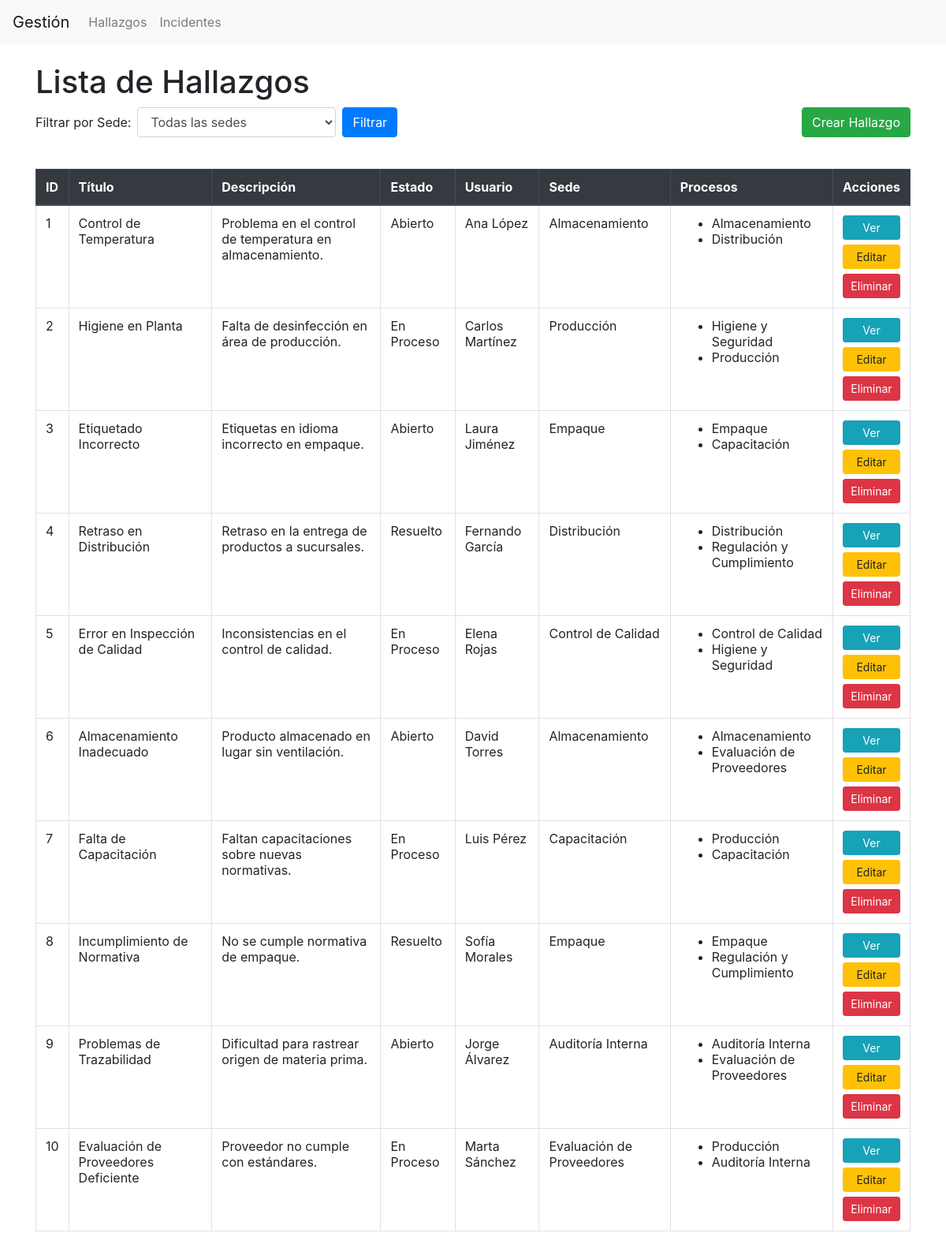
The page / on the database its author committed.
### tables this page shows
CREATE TABLE Hallazgo (
    id INT AUTO_INCREMENT PRIMARY KEY,       
    titulo VARCHAR(150) NOT NULL,            
    descripcion TEXT NOT NULL,               
    fecha_creacion TIMESTAMP DEFAULT CURRENT_TIMESTAMP,  
    fecha_actualizacion TIMESTAMP DEFAULT CURRENT_TIMESTAMP ON UPDATE CURRENT_TIMESTAMP,  
    id_estado INT,                           
    id_usuario INT,                          
    id_proceso_sede INT,                     
    FOREIGN KEY (id_estado) REFERENCES Estado(id),   
    FOREIGN KEY (id_usuario) REFERENCES Usuario(id),  
    FOREIGN KEY (id_proceso_sede) REFERENCES Proceso(id)  
);

CREATE TABLE Estado (
    id INT AUTO_INCREMENT PRIMARY KEY,   
    nombre VARCHAR(50) NOT NULL          
);

CREATE TABLE Usuario (
    id INT AUTO_INCREMENT PRIMARY KEY,   
    nombre VARCHAR(100) NOT NULL,        
    email VARCHAR(100) NOT NULL UNIQUE,  
    fecha_registro TIMESTAMP DEFAULT CURRENT_TIMESTAMP   
);

CREATE TABLE Proceso (
    id INT AUTO_INCREMENT PRIMARY KEY,   
    nombre VARCHAR(100) NOT NULL,        
    descripcion TEXT,                    
    fecha_creacion TIMESTAMP DEFAULT CURRENT_TIMESTAMP   
);

### controllers/HallazgoController.php (called while the page is built, shortened)
<?php
require_once 'models/HallazgoModel.php';
class HallazgoController {
    private $model;
    public function __construct($pdo) {
        $this->model = new HallazgoModel($pdo);
    }
    public function index() {
        $filtro_sede = isset($_GET['sede']) ? $_GET['sede']: null;
        $hallazgos = $this->model->getAll($filtro_sede);
        require 'views/hallazgo/list.php';
    }
}
?>

### models/HallazgoModel.php (called while the page is built, shortened)
<?php
class HallazgoModel {
    private $pdo;
    public function __construct($pdo) {
        $this->pdo = $pdo;
    }
    public function getAll($filtro_sede = null) {
        $main_query = "
            SELECT h.*, e.nombre as estado_nombre, u.nombre as usuario_nombre, p.id as sede_id, p.nombre as sede_nombre
            FROM Hallazgo h
            LEFT JOIN Estado e ON h.id_estado = e.id
            LEFT JOIN Usuario u ON h.id_usuario = u.id
            LEFT JOIN Proceso p ON h.id_proceso_sede = p.id
        ";
        if($filtro_sede){
            $main_query .= "WHERE h.id_proceso_sede = ?";
            $stmt = $this->pdo->prepare($main_query);
            $stmt->execute([$filtro_sede]);
        }else{
            $stmt = $this->pdo->query($main_query);
        }
        $hallazgos = $stmt->fetchAll(PDO::FETCH_ASSOC);
        foreach ($hallazgos as &$hallazgo) {
            $hallazgo['procesos'] = $this->getProcesos($hallazgo['id']);
        }
        return $hallazgos;
    }
    public function getProcesos($hallazgo_id) {
        $stmt = $this->pdo->prepare("SELECT p.* FROM Proceso p INNER JOIN Hallazgo_Proceso hp ON p.id = hp.id_proceso WHERE hp.id_hallazgo = ?");
        $stmt->execute([$hallazgo_id]);
        return $stmt->fetchAll(PDO::FETCH_ASSOC);
    }
}
?>

### views/hallazgo/list.php (the view, shortened to what this page needs)
<?php include 'views/layout/header.php'; ?>
<!DOCTYPE html>
<html lang="es">
<head>
    <link rel="stylesheet" href="https://stackpath.bootstrapcdn.com/bootstrap/4.5.2/css/bootstrap.min.css">
</head>
<body>
<div class="container mt-4">
    <h1>Lista de Hallazgos</h1>
    <div class="row mb-4">
        <div class="col-md-6">
            <form action="index.php" method="GET" class="form-inline">
                <div class="form-group mr-2">
                    <label for="sede" class="mr-2">Filtrar por Sede:</label>
                    <select class="form-control" id="sede" name="sede">
                        <option value="">Todas las sedes</option>
                    </select>
                </div>
                <button type="submit" class="btn btn-primary">Filtrar</button>
            </form>
        </div>
        <div class="col-md-6 text-right">
            <a href="index.php?entity=hallazgo&action=create" class="btn btn-success">Crear Hallazgo</a>
        </div>
    </div>
    <table class="table table-bordered">
        <thead class="thead-dark">
            <tr>
                <th>ID</th>
                <th>Título</th>
                <th>Descripción</th>
                <th>Estado</th>
                <th>Usuario</th>
                <th>Sede</th>
                <th>Procesos</th>
                <th>Acciones</th>
            </tr>
        </thead>
        <tbody>
            <?php foreach ($hallazgos as $hallazgo): ?>
            <tr>
                <td><?= $hallazgo['id'] ?></td>
                <td><?= $hallazgo['titulo'] ?></td>
                <td><?= $hallazgo['descripcion'] ?></td>
                <td><?= $hallazgo['estado_nombre'] ?></td>
                <td><?= $hallazgo['usuario_nombre'] ?></td>
                <td><?= $hallazgo['sede_nombre'] ?? 'No asignada' ?></td>
                <td>
                    <ul>
                        <?php foreach ($hallazgo['procesos'] as $proceso): ?>
                            <li><?= $proceso['nombre'] ?></li>
                        <?php endforeach; ?>
                    </ul>
                </td>
                <td>
                    <div class="d-flex flex-column" style="gap: 6px;">
                        <a href="index.php?entity=hallazgo&action=show&id=<?= $hallazgo['id'] ?>" class="btn btn-info btn-sm">Ver</a>
                        <a href="index.php?entity=hallazgo&action=edit&id=<?= $hallazgo['id'] ?>" class="btn btn-warning btn-sm">Editar</a>
                        <a href="index.php?entity=hallazgo&action=delete&id=<?= $hallazgo['id'] ?>" class="btn btn-danger btn-sm" onclick="return confirm('¿Está seguro?')">Eliminar</a>
                    </div>
                </td>
            </tr>
            <?php endforeach; ?>
        </tbody>
    </table>
</div>
</body>
</html>

### index.php
<?php
require_once 'config.php';
$entity = $_GET['entity'] ?? 'hallazgo';
$action = $_GET['action'] ?? 'index';
$id = $_GET['id'] ?? null;
if ($entity === 'incidente') {
    require_once 'controllers/IncidenteController.php';
    $controller = new IncidenteController($pdo);
    if ($action === 'planes_accion' && $id) {
        if ($_SERVER['REQUEST_METHOD'] === 'POST') {
            if (isset($_POST['action_plan']) && $_POST['action_plan'] === 'create') {
                $controller->insertPlanAccion($id, $_POST);
            } elseif (isset($_POST['action_plan']) && $_POST['action_plan'] === 'edit') {
                $id_plan_accion = $_POST['id_plan_accion'];
                $controller->updatePlanAccion($id, $id_plan_accion, $_POST);
            }
        } elseif (isset($_GET['delete_plan']) && $_GET['delete_plan']) {
            $id_plan_accion = $_GET['delete_plan'];
            $controller->deletePlanAccion($id, $id_plan_accion);
        } else {
            $controller->planesAccion($id);
        }
    } else {
        if ($action === 'create' && $_SERVER['REQUEST_METHOD'] === 'POST') {
            $controller->insert($_POST);
        } elseif ($action === 'edit' && $id && $_SERVER['REQUEST_METHOD'] === 'POST') {
            $controller->update($id, $_POST);
        } elseif ($action === 'delete' && $id) {
            $controller->delete($id);
        } elseif ($action === 'show' && $id) {
            $controller->show($id);
        } elseif ($action === 'create') {
            $controller->create();
        } elseif ($action === 'edit' && $id) {
            $controller->edit($id);
        } else {
            $controller->index();
        }
    }
} else {
    require_once 'controllers/HallazgoController.php';
    $controller = new HallazgoController($pdo);
    if ($action === 'create' && $_SERVER['REQUEST_METHOD'] === 'POST') {
        $controller->insert($_POST);
    } elseif ($action === 'edit' && $id && $_SERVER['REQUEST_METHOD'] === 'POST') {
        $controller->update($id, $_POST);
    } elseif ($action === 'delete' && $id) {
        $controller->delete($id);
    } elseif ($action === 'show' && $id) {
        $controller->show($id);
    } elseif ($action === 'create') {
        $controller->create();
    } elseif ($action === 'edit' && $id) {
        $controller->edit($id);
    } else {
        $controller->index();
    }
}
?>

### views/layout/header.php
<nav class="navbar navbar-expand-lg navbar-light bg-light">
    <a class="navbar-brand" href="index.php">Gestión</a>
    <div class="collapse navbar-collapse">
        <ul class="navbar-nav mr-auto">
            <li class="nav-item <?= ($entity === 'hallazgo') ? 'active' : '' ?>">
                <a class="nav-link" href="index.php?entity=hallazgo&action=index">Hallazgos</a>
            </li>
            <li class="nav-item <?= ($entity === 'incidente') ? 'active' : '' ?>">
                <a class="nav-link" href="index.php?entity=incidente&action=index">Incidentes</a>
            </li>
        </ul>
    </div>
</nav>

### rows shown on the page
hallazgo: id "1", titulo "Control de Temperatura", descripcion "Problema en el control de temperatura en almacenamiento.", id_estado.nombre "Abierto", id_usuario.nombre "Ana López", id_proceso_sede.nombre "Almacenamiento"
proceso: nombre "Almacenamiento"
proceso: nombre "Distribución"
hallazgo: id "2", titulo "Higiene en Planta", descripcion "Falta de desinfección en área de producción.", id_estado.nombre "En Proceso", id_usuario.nombre "Carlos Martínez", id_proceso_sede.nombre "Producción"
proceso: nombre "Higiene y Seguridad"
proceso: nombre "Producción"
hallazgo: id "3", titulo "Etiquetado Incorrecto", descripcion "Etiquetas en idioma incorrecto en empaque.", id_estado.nombre "Abierto", id_usuario.nombre "Laura Jiménez", id_proceso_sede.nombre "Empaque"
proceso: nombre "Empaque"
proceso: nombre "Capacitación"
hallazgo: id "4", titulo "Retraso en Distribución", descripcion "Retraso en la entrega de productos a sucursales.", id_estado.nombre "Resuelto", id_usuario.nombre "Fernando García", id_proceso_sede.nombre "Distribución"
proceso: nombre "Regulación y Cumplimiento"
hallazgo: id "5", titulo "Error en Inspección de Calidad", descripcion "Inconsistencias en el control de calidad.", id_estado.nombre "En Proceso", id_usuario.nombre "Elena Rojas", id_proceso_sede.nombre "Control de Calidad"
proceso: nombre "Control de Calidad"
hallazgo: id "6", titulo "Almacenamiento Inadecuado", descripcion "Producto almacenado en lugar sin ventilación.", id_estado.nombre "Abierto", id_usuario.nombre "David Torres", id_proceso_sede.nombre "Almacenamiento"
proceso: nombre "Evaluación de Proveedores"
hallazgo: id "7", titulo "Falta de Capacitación", descripcion "Faltan capacitaciones sobre nuevas normativas.", id_estado.nombre "En Proceso", id_usuario.nombre "Luis Pérez", id_proceso_sede.nombre "Capacitación"
hallazgo: id "8", titulo "Incumplimiento de Normativa", descripcion "No se cumple normativa de empaque.", id_estado.nombre "Resuelto", id_usuario.nombre "Sofía Morales", id_proceso_sede.nombre "Empaque"
hallazgo: id "9", titulo "Problemas de Trazabilidad", descripcion "Dificultad para rastrear origen de materia prima.", id_estado.nombre "Abierto", id_usuario.nombre "Jorge Álvarez", id_proceso_sede.nombre "Auditoría Interna"
proceso: nombre "Auditoría Interna"
hallazgo: id "10", titulo "Evaluación de Proveedores Deficiente", descripcion "Proveedor no cumple con estándares.", id_estado.nombre "En Proceso", id_usuario.nombre "Marta Sánchez", id_proceso_sede.nombre "Evaluación de Proveedores"
